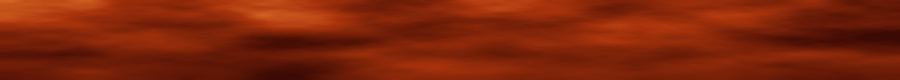
#> input picture Celestial Incremental/UI/tex_header_orange.png, 900 x 80 px
$ python make_ui_textures.py
#> lines starting #> are read from the running program, lines starting #| are printed output that depends on the picture; after the words box and inside, x2 and y2 are one past the last pixel; in counts of white or black regions, pixels touching at a corner belong together
# Galaxy Incremental - the v12 UI's texture pieces as images for Roblox (2 Nov). White shapes are tinted in Roblox
# (ImageColor3 / UIGradient), so one image serves several colours. Output: UI/roblox/.
import os, math
from PIL import Image, ImageDraw, ImageFilter
OUT = os.path.join(os.path.dirname(os.path.abspath(__file__)), "roblox")
os.makedirs(OUT, exist_ok=True)

# button stripes (v12 .stripes: repeating-linear-gradient(115deg, white .13 0-7px, clear 7-18px)); white, the alpha is
# set in Roblox (ImageTransparency 0.87). Drawn at 1:1 px, 512x128, used at its own size inside a clipped button.
W, H = 512, 128
im = Image.new("RGBA", (W, H), (0, 0, 0, 0))
#> im: PIL image 512x128 RGBA; every value is 0
px = im.load()
d = (math.sin(math.radians(115)), -math.cos(math.radians(115)))  # CSS gradient direction (x right, y down)
for y in range(H):
    for x in range(W):
        s = (x * d[0] + y * d[1]) % 18.0
        if s < 7.0:
            px[x, y] = (255, 255, 255, 255)
im.save(os.path.join(OUT, "ui_stripes.png"))

# 9-slice soft glow (the window's breathing neon glow, v12 'breathe'): a blurred rounded rectangle ring, 128 px,
# slice centre 48..80
S = 128
g = Image.new("L", (S, S), 0)
#> g: PIL image 128x128 L; every value is 0
ImageDraw.Draw(g).rounded_rectangle((28, 28, S - 28, S - 28), radius=10, fill=255)
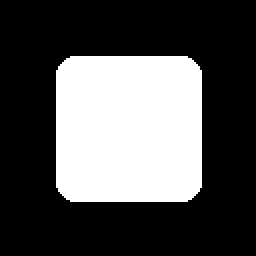
#> g: PIL image 128x128 L (shown 2 times larger); 32% white; 1 white region, box (x1, y1, x2, y2) and area: (28, 28, 101, 101) 5237
g = g.filter(ImageFilter.GaussianBlur(11))
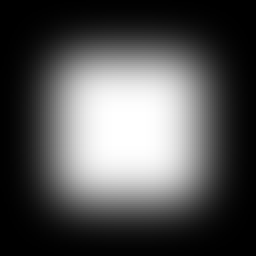
#> g: PIL image 128x128 L (shown 2 times larger); min 0, max 255, mean 81.5
glow = Image.new("RGBA", (S, S), (255, 255, 255, 0))
glow.putalpha(g)
glow.save(os.path.join(OUT, "ui_glow9.png"))

# soft round glow behind each icon (v12 'iglow' drop-shadow glow, tinted per icon)
S = 128
g = Image.new("L", (S, S), 0)
ImageDraw.Draw(g).ellipse((30, 30, S - 30, S - 30), fill=255)
#> g: PIL image 128x128 L; 22.7% white; 1 white region, box (x1, y1, x2, y2) and area: (30, 30, 99, 99) 3721
g = g.filter(ImageFilter.GaussianBlur(16))
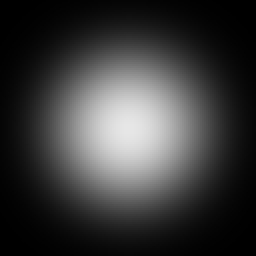
#> g: PIL image 128x128 L (shown 2 times larger); min 0, max 230, mean 57.7
im = Image.new("RGBA", (S, S), (255, 255, 255, 0)); im.putalpha(g)
im.save(os.path.join(OUT, "ui_softglow.png"))

# 4-point sparkle (v12 .sp clip-path polygon)
S = 64
im = Image.new("RGBA", (S * 4, S * 4), (0, 0, 0, 0))
#> im: PIL image 256x256 RGBA; every value is 0
pts = [(50, 0), (60, 40), (100, 50), (60, 60), (50, 100), (40, 60), (0, 50), (40, 40)]
ImageDraw.Draw(im).polygon([(x / 100 * S * 4, y / 100 * S * 4) for x, y in pts], fill=(255, 255, 255, 255))
im.resize((S, S), Image.LANCZOS).save(os.path.join(OUT, "ui_sparkle.png"))

# mote (v12 .mote: 5 px dot #fff6c0 + 4 px #ffd25a glow); drawn white-gold at 32 px
S = 32
g = Image.new("L", (S, S), 0)
#> g: PIL image 32x32 L; every value is 0
ImageDraw.Draw(g).ellipse((9, 9, S - 9, S - 9), fill=255)
#> g: PIL image 32x32 L; 17.3% white; 1 white region, box (x1, y1, x2, y2) and area: (9, 9, 24, 24) 177
halo = g.filter(ImageFilter.GaussianBlur(4))
core = Image.new("L", (S, S), 0); ImageDraw.Draw(core).ellipse((12, 12, S - 12, S - 12), fill=255)
#> after `ImageDraw.Draw(core).ellipse((12, 12, S - 12, S - 12), fill=255)`: core: PIL image 32x32 L; 6% white; 1 white region, box (x1, y1, x2, y2) and area: (12, 12, 21, 21) 61
a = Image.eval(Image.merge("L", [halo]), lambda v: v)
im = Image.new("RGBA", (S, S), (255, 210, 90, 0))
#> im: PIL image 32x32 RGBA
im.putalpha(Image.composite(core, halo, core))
base = Image.new("RGBA", (S, S), (255, 210, 90, 0)); base.putalpha(halo)
top = Image.new("RGBA", (S, S), (255, 246, 192, 0)); top.putalpha(core)
Image.alpha_composite(base, top).save(os.path.join(OUT, "ui_mote.png"))

# the top counter's slanted plate (v12: clip-path polygon(0 0,95% 0,100% 50%,95% 100%,0 100%)), white, 2x of 230x40
W, H = 460, 80
im = Image.new("RGBA", (W * 4, H * 4), (0, 0, 0, 0))
#> im: PIL image 1840x320 RGBA; every value is 0
ImageDraw.Draw(im).polygon([(0, 0), (0.95 * W * 4, 0), (W * 4, H * 2), (0.95 * W * 4, H * 4), (0, H * 4)], fill=(255, 255, 255, 255))
im.resize((W, H), Image.LANCZOS).save(os.path.join(OUT, "ui_plate.png"))

# header texture (already made for v6/v12): copy
Image.open(os.path.join(os.path.dirname(OUT), "tex_header_orange.png")).convert("RGB").save(os.path.join(OUT, "ui_header_orange.png"))
print(sorted(os.listdir(OUT)))

# tutorial arrow (points down): gold fill, near-black outline, a lighter top band (the kit's look), 128 px
S = 512
im = Image.new("RGBA", (S, S), (0, 0, 0, 0))
#> im: PIL image 512x512 RGBA; every value is 0
dr = ImageDraw.Draw(im)
outer = [(176, 20), (336, 20), (336, 250), (450, 250), (256, 480), (62, 250), (176, 250)]
inner = [(200, 44), (312, 44), (312, 274), (396, 274), (256, 440), (116, 274), (200, 274)]
dr.polygon(outer, fill=(8, 6, 12, 255))
dr.polygon(inner, fill=(255, 196, 64, 255))
band = Image.new("RGBA", (S, S), (0, 0, 0, 0))
ImageDraw.Draw(band).polygon(inner, fill=(255, 241, 192, 255))
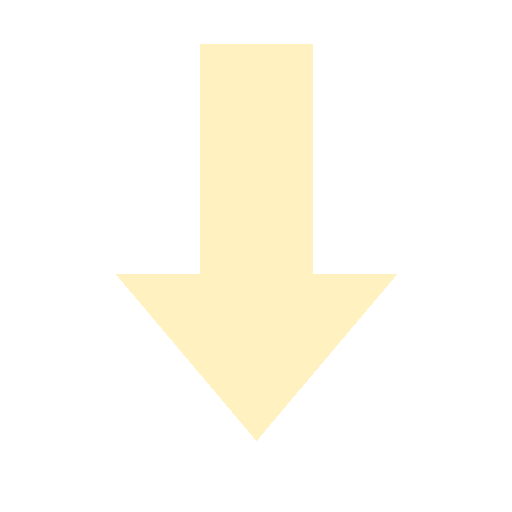
#> band: PIL image 512x512 RGBA; mean R, G, B, A 48.2, 45.5, 36.3, 48.2; transparent parts drawn white
mask = Image.new("L", (S, S), 0); ImageDraw.Draw(mask).rectangle((0, 0, 228, S), fill=255)
#> after `mask = Image.new('L', (S, S), 0)`: mask: PIL image 512x512 L; every value is 0
#> after `ImageDraw.Draw(mask).rectangle((0, 0, 228, S), fill=255)`:
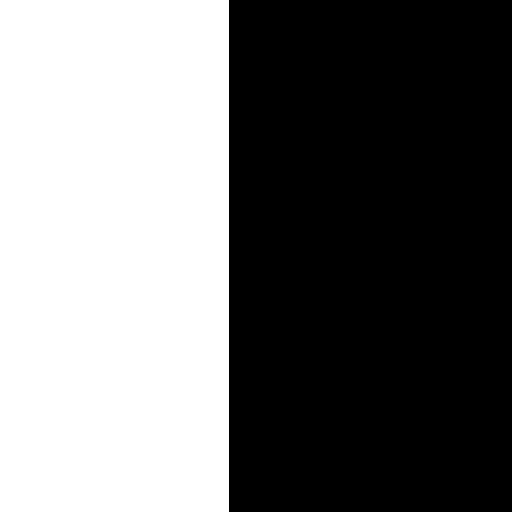
#> mask: PIL image 512x512 L; 44.7% white; 1 white region, box (x1, y1, x2, y2) and area: (0, 0, 229, 512) 117248
im.paste(band, (0, 0), Image.composite(band.split()[3], Image.new("L", (S, S), 0), mask))
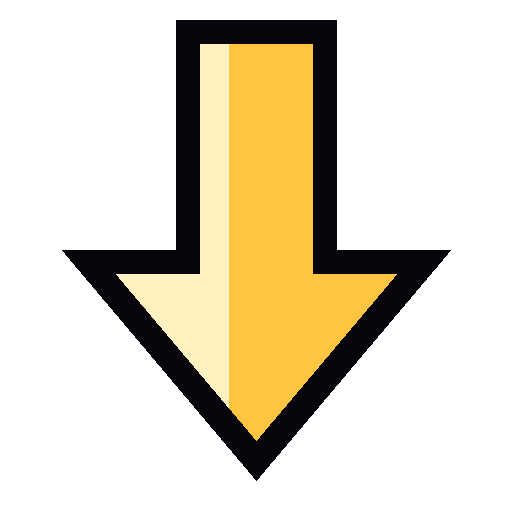
#> im: PIL image 512x512 RGBA; mean R, G, B, A 49.2, 40.2, 20.6, 79.8; transparent parts drawn white
im.resize((128, 128), Image.LANCZOS).save(os.path.join(OUT, "ui_arrow.png"))
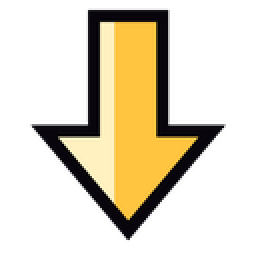
#> saved as ui_arrow.png: PIL image 128x128 RGBA (shown 2 times larger); mean R, G, B, A 49.2, 40.4, 20.8, 79.9; transparent parts drawn white
print("arrow ok")
